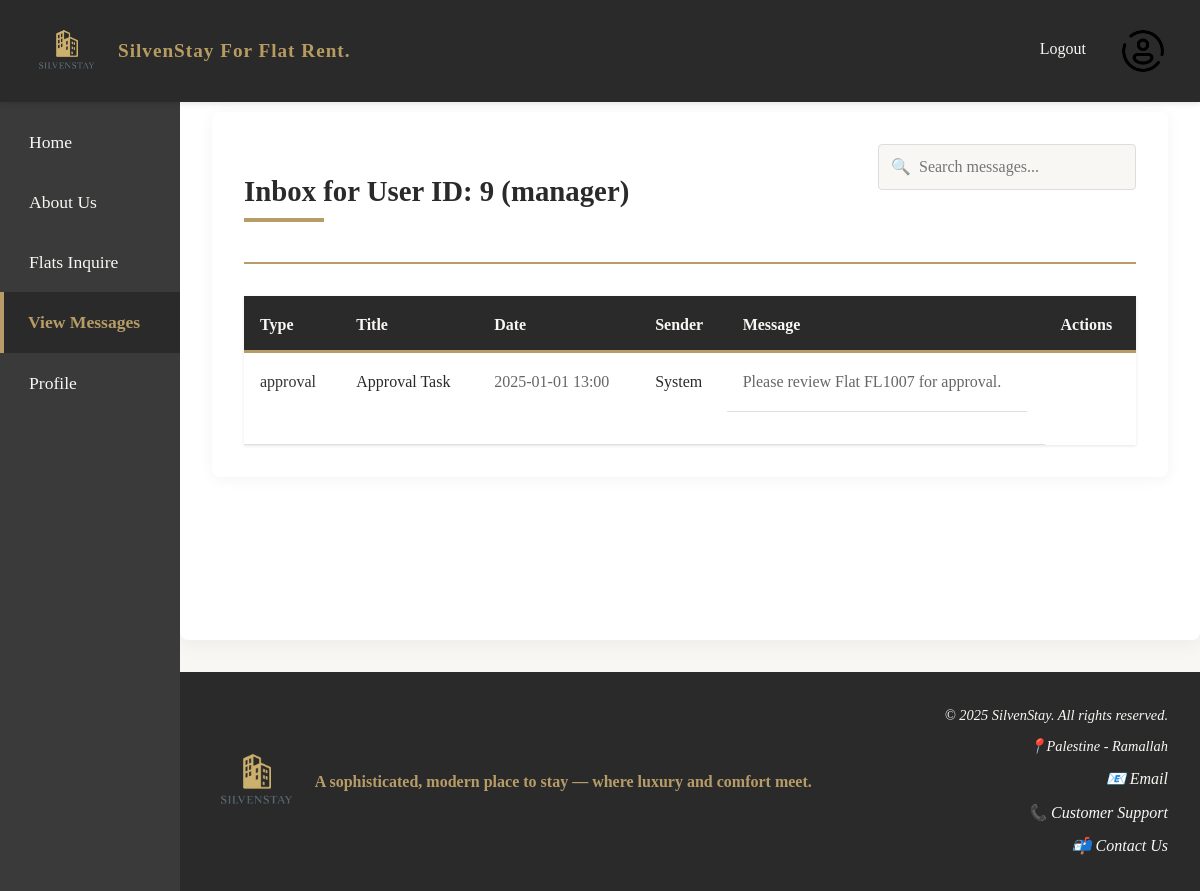
The app's page /messages.php (signed in), older data.
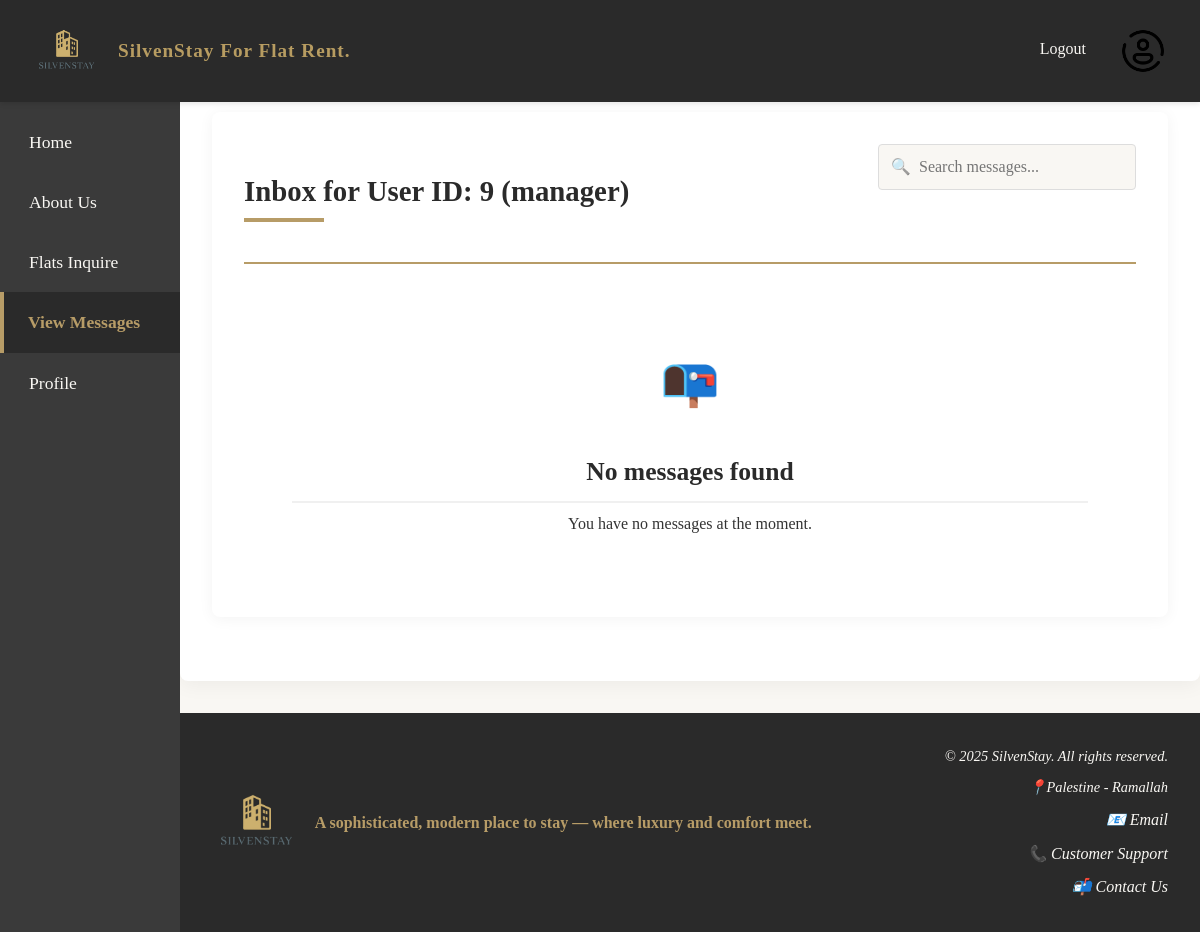
The same page, newer data.
### tables this page shows
CREATE TABLE messages
(
    message_id     INT AUTO_INCREMENT PRIMARY KEY,
    user_id        INT                                                 NOT NULL,
    title          VARCHAR(100)                                        NOT NULL,
    message_body   TEXT                                                NOT NULL,
    sender         VARCHAR(100)                                        NOT NULL,
    sent_date      DATETIME                                            NOT NULL,
    is_read        BOOLEAN                                                      DEFAULT FALSE,
    message_type   ENUM ('approval', 'appointment', 'rental', 'other') NOT NULL DEFAULT 'other',
    FOREIGN KEY (user_id) REFERENCES users (user_id),
    flat_id        INT                                                 NULL,
    appointment_id INT                                                 NULL,
    rental_id      INT                                                 NULL,
    FOREIGN KEY (flat_id) REFERENCES flats (flat_id),
    FOREIGN KEY (appointment_id) REFERENCES appointments (appointment_id),
    FOREIGN KEY (rental_id) REFERENCES rentals (rental_id)
);

### messages.php (the view, shortened to what this page needs)
<?php
$userId = $_SESSION['user_id'];
$userType = $_SESSION['user_type'];
$search = $_GET['search'] ?? '';
$errors = [];
try {
    $pdo = getPDOConnection();
    $sql = "SELECT m.*, f.reference_number, r.status AS rental_status, f.status AS flat_status
            FROM messages m
            LEFT JOIN flats f ON m.flat_id = f.flat_id
            LEFT JOIN rentals r ON m.rental_id = r.rental_id
            WHERE m.user_id = :user_id";
    $params = [':user_id' => $userId];
    if ($userType === 'customer') {
        $sql .= " AND m.message_type = 'rental'";
    } elseif ($userType === 'owner') {
        $sql .= " AND m.message_type IN ('rental', 'approval')";
    } elseif ($userType === 'manager') {
        $sql .= " AND m.message_type = 'approval'";
    }
    $sql .= " ORDER BY m.sent_date DESC";
    $stmt = $pdo->prepare($sql);
    $stmt->execute($params);
    $messages = $stmt->fetchAll(PDO::FETCH_ASSOC);
} catch (PDOException $e) {
    error_log("Database error: " . $e->getMessage());
    $errors[] = "Database error: " . htmlspecialchars($e->getMessage());
}
?>
<!DOCTYPE html>
<html lang="en">
<head>
    <link rel="stylesheet" href="styles.css">
</head>
<body>
<?php include 'header.php'; ?>
<?php include 'nav.php'; ?>
<section class="content-wrapper">
    <main class="site-main">
        <div class="messages-container">
            <div class="messages-header">
                <h2>Inbox for User ID: <?php echo htmlspecialchars($userId); ?>
                    (<?php echo htmlspecialchars($userType); ?>)</h2>
                <div class="messages-controls">
                    <form class="search-form" method="GET" action="">
                        <input
                                type="text"
                                name="search"
                                placeholder="Search messages..."
                                value="<?php echo htmlspecialchars($search); ?>"
                                autocomplete="off"
                        />
                    </form>
                </div>
            </div>
            <?php if (empty($messages)): ?>
                <div class="empty-messages">
                    <div class="empty-icon">📭</div>
                    <h3>No messages found</h3>
                    <p>You have no messages at the moment.</p>
                </div>
            <?php else: ?>
                <table class="messages-table">
                    <thead>
                    <tr>
                        <th class="sortable">Type</th>
                        <th class="sortable">Title</th>
                        <th class="sortable">Date</th>
                        <th class="sortable">Sender</th>
                        <th>Message</th>
                        <th>Actions</th>
                    </tr>
                    </thead>
                    <tbody>
                    <?php foreach ($messages as $msg): ?>
                        <tr class="<?php echo !$msg['is_read'] ? 'unread' : ''; ?>">
                            <td><?php echo htmlspecialchars($msg['message_type']); ?></td>
                            <td class="message-title">
                                <?php echo htmlspecialchars($msg['title']); ?>
                            </td>
                            <td class="message-date">
                                <?php echo date('Y-m-d H:i', strtotime($msg['sent_date'])); ?>
                            </td>
                            <td class="message-sender">
                                <?php echo htmlspecialchars($msg['sender']); ?>
                            </td>
                            <td class="message-preview">
                                <?php
                                $preview = strip_tags($msg['message_body']);
                                echo htmlspecialchars(mb_strimwidth($preview, 0, 120, '...'));
                                ?>
                            </td>
                            <td class="action-buttons">
                            </td>
                        </tr>
                    <?php endforeach; ?>
                    </tbody>
                </table>
            <?php endif; ?>
        </div>
    </main>
</section>
<?php include 'footer.php'; ?>
</body>
</html>

### header.php (shortened to what this page needs)
<?php
$user_role = isset($_SESSION['user_type']) ? strtolower($_SESSION['user_type']) :
    (isset($_SESSION['is_registered']) && $_SESSION['is_registered'] === true ? 'customer' : 'guest');
$header_links = [
    'guest' => [
        ['text' => 'Contact Us', 'href' => 'contact-us.php'],
        ['text' => 'Register', 'href' => 'Step1_Registration.php'],
        ['text' => 'Login', 'href' => 'login.php']
    ],
    'customer' => [
        ['text' => 'Contact Us', 'href' => 'contact-us.php'],
        ['text' => 'Logout', 'href' => 'logout.php']
    ],
    'owner' => [
        ['text' => 'Contact Us', 'href' => 'contact-us.php'],
        ['text' => 'Logout', 'href' => 'logout.php']
    ],
    'manager' => [
        ['text' => 'Logout', 'href' => 'logout.php']
    ]
];
?>
<header class="site-header">
    <section class="logo-section">
        <img src="images/logo.png" alt="SilvenStay Logo" class="logo">
        <h1>SilvenStay For Flat Rent.</h1>
    </section>
    <section class="header-links">
        <section class="auth-links">
            <?php foreach ($header_links[$user_role] as $link): ?>
                <a href="<?= $link['href']; ?>" class="auth-link"><?= $link['text']; ?></a>
            <?php endforeach; ?>
        </section>
        <?php if (isset($_SESSION['is_registered']) && $_SESSION['is_registered'] === true): ?>
            <section class="user-card">
                <form method="POST" class="profile-form">
                    <button type="submit" class="profile-icon-button">
                        <img src="images/profileIcon.png" alt="Profile Icon" class="profile-icon">
                    </button>
                </form>
            </section>
        <?php endif; ?>
    </section>
</header>

### nav.php (shortened to what this page needs)
<?php
$current_page = basename($_SERVER['PHP_SELF']);
$user_role = isset($_SESSION['user_type']) ? strtolower($_SESSION['user_type']) : 'guest';
$nav_links = [
    'guest' => [
        ['text' => 'Home', 'href' => 'main.php'],
        ['text' => 'About Us', 'href' => 'aboutUs.php'],
        ['text' => 'Flat Search', 'href' => 'searchFlats.php'],
        ['text' => 'Contact Us', 'href' => 'contact-us.php']
    ],
    'customer' => [
        ['text' => 'Home', 'href' => 'main.php'],
        ['text' => 'About Us', 'href' => 'aboutUs.php'],
        ['text' => 'Search', 'href' => 'searchFlats.php'],
        ['text' => 'View Rented Flats', 'href' => 'viewRentedFlat.php'],
        ['text' => 'View Messages', 'href' => 'messages.php'],
        ['text' => 'Profile', 'href' => 'profile.php']
    ],
    'owner' => [
        ['text' => 'Home', 'href' => 'main.php'],
        ['text' => 'About Us', 'href' => 'aboutUs.php'],
        ['text' => 'My Flats', 'href' => 'viewOwnerFlats.php'],
        ['text' => 'Offer Flat for Rent', 'href' => 'offerFlat.php'],
        ['text' => 'View Messages', 'href' => 'messages.php'],
        ['text' => 'Profile', 'href' => 'profile.php']
    ],
    'manager' => [
        ['text' => 'Home', 'href' => 'main.php'],
        ['text' => 'About Us', 'href' => 'aboutUs.php'],
        ['text' => 'Flats Inquire', 'href' => 'inquireFlats.php'],
        ['text' => 'View Messages', 'href' => 'messages.php'],
        ['text' => 'Profile', 'href' => 'profile.php']
    ]
];
?>
<nav class="site-nav">
    <ul>
        <?php foreach ($nav_links[$user_role] as $link): ?>
            <li>
                <a href="<?= $link['href']; ?>" class="<?= $current_page === $link['href'] ? 'active' : ''; ?>">
                    <?= $link['text']; ?>
                </a>
            </li>
        <?php endforeach; ?>
    </ul>
</nav>

### footer.php
<footer class="site-footer">
    <section class="footer-content">
        <section class="footer-logo">
            <img src="images/logo.png" alt="SilvenStay Logo">
            <span>A sophisticated, modern place to stay — where luxury and comfort meet.</span>
        </section>
        <address class="footer-info">
            <p>© 2025 SilvenStay. All rights reserved.</p>
            <p>📍Palestine - Ramallah</p>
            <p><a href="mailto:nabilayman021@gmail.com">📧 Email</a></p>
            <p><a href="tel:+972594276335">📞 Customer Support</a></p>
            <a href="contact-us.php" class="contact-link">📬 Contact Us</a>
        </address>
    </section>
</footer>

Row changes from the older to the newer data that the page shows:
removed messages: message_type "approval", title "Approval Task", sent_date "2025-01-01 13:00", sender "System", message_body "Please review Flat FL1007 for approval."
Text that changed along with them:
text no longer shown: "Type Title Date Sender Message Actions"
text now shown: "📭 No messages found You have no messages at the moment."
